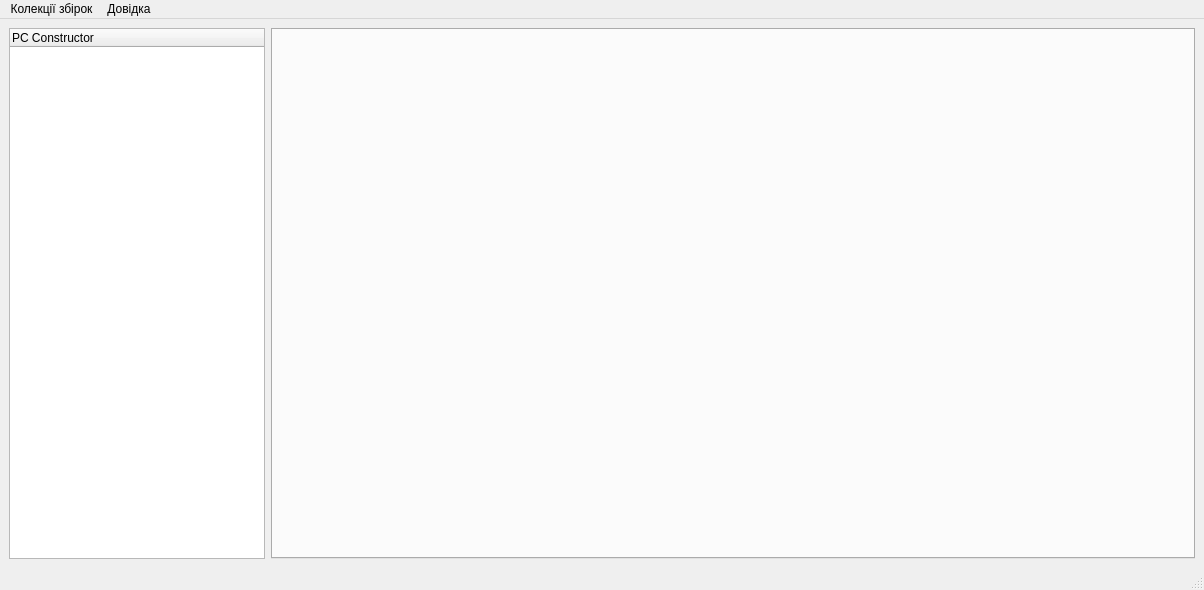
<?xml version="1.0" encoding="UTF-8"?>
<ui version="4.0">
 <class>DBManagerWindow</class>
 <widget class="QMainWindow" name="DBManagerWindow">
  <property name="geometry">
   <rect>
    <x>0</x>
    <y>0</y>
    <width>1204</width>
    <height>590</height>
   </rect>
  </property>
  <property name="windowTitle">
   <string>Менеджер баз даних</string>
  </property>
  <widget class="QWidget" name="centralwidget">
   <layout class="QFormLayout" name="formLayout">
    <item row="0" column="0">
     <widget class="QTreeWidget" name="treeWidget">
      <column>
       <property name="text">
        <string>PC Constructor</string>
       </property>
      </column>
     </widget>
    </item>
    <item row="0" column="1">
     <widget class="QTabWidget" name="tabWidget">
      <property name="currentIndex">
       <number>-1</number>
      </property>
     </widget>
    </item>
   </layout>
  </widget>
  <widget class="QStatusBar" name="statusbar"/>
  <widget class="QMenuBar" name="menubar">
   <property name="geometry">
    <rect>
     <x>0</x>
     <y>0</y>
     <width>1204</width>
     <height>20</height>
    </rect>
   </property>
   <widget class="QMenu" name="menu">
    <property name="title">
     <string>Колекції збірок</string>
    </property>
    <addaction name="action_4"/>
    <addaction name="action_5"/>
   </widget>
   <widget class="QMenu" name="menu_2">
    <property name="title">
     <string>Довідка</string>
    </property>
   </widget>
   <addaction name="menu"/>
   <addaction name="menu_2"/>
  </widget>
  <action name="action">
   <property name="text">
    <string>Мої ПК</string>
   </property>
  </action>
  <action name="action_2">
   <property name="text">
    <string>Робочі ПК</string>
   </property>
  </action>
  <action name="action_4">
   <property name="text">
    <string>Створити нову колекцію...</string>
   </property>
  </action>
  <action name="action_5">
   <property name="text">
    <string>Створити нову збірку...</string>
   </property>
  </action>
 </widget>
 <resources/>
 <connections/>
</ui>
